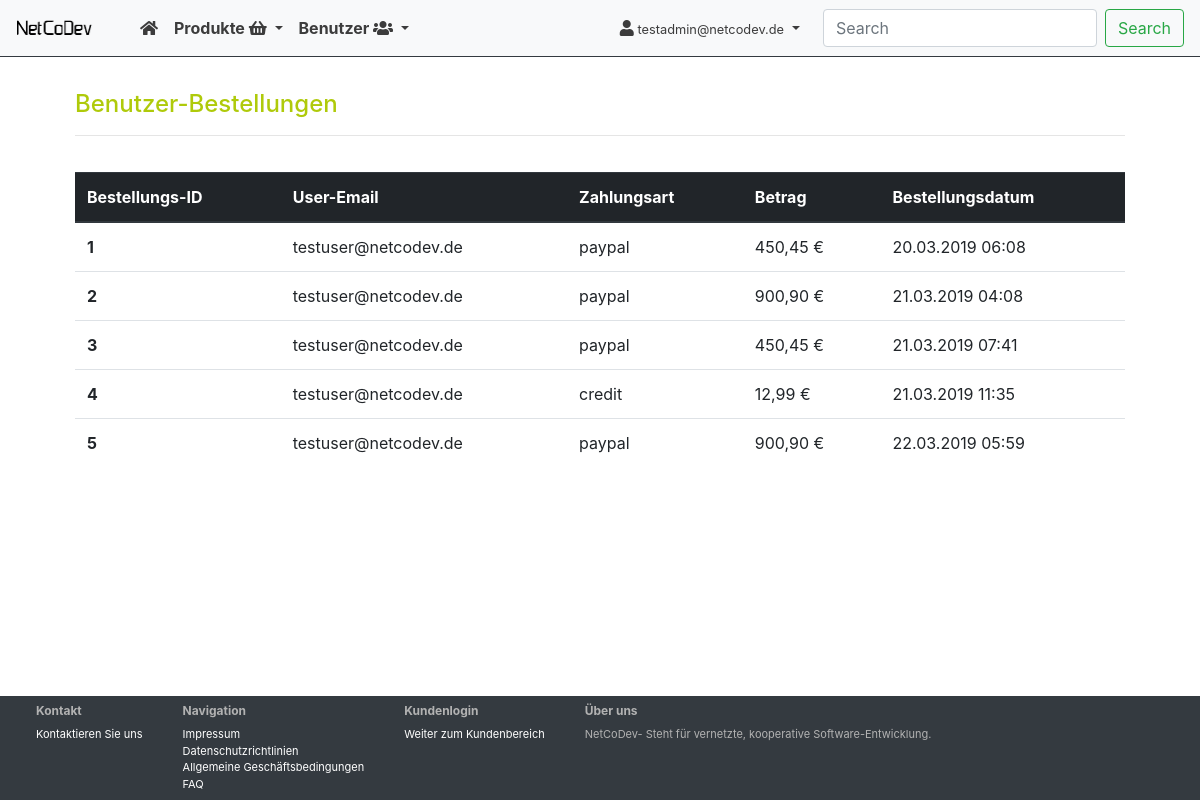
The app's page /index.php?rt=user&act=allOrder (signed in) with its own data.
### tables this page shows
CREATE TABLE `user_order` (
  `id` int(11) NOT NULL,
  `user_id` int(11) NOT NULL,
  `payment_type` varchar(30) NOT NULL,
  `order_price` decimal(10,2) NOT NULL,
  `create_at` timestamp NOT NULL DEFAULT CURRENT_TIMESTAMP
);

CREATE TABLE `user` (
  `id` int(11) NOT NULL,
  `email` varchar(200) NOT NULL,
  `pass` varchar(200) NOT NULL,
  `role` int(1) NOT NULL DEFAULT '0',
  `create_at` timestamp NOT NULL DEFAULT CURRENT_TIMESTAMP
);

### app/config/appConfig.php (called while the page is built, shortened)
<?php
$appConfig = [];
$appConfig['route'] = [
    'public' => [
        'home',
        'login',
        'logout',
        'article',
        'shopcart',
        'order',
        'aboutUs',
        'contact',
    ],
    'private' => [
        'payment',
        'profil',
    ],
    'admin' => [
        'shop',
        'user',
    ],
    'redirect' => [
        'payment' => 'login'
    ],
    'shopFallBack' => [
        'payment',
        'order'
    ],
    'fallback' => 'home',
];
$appConfig['view'] = [
    'url' => 'http://localhost/shop-dummy/index.php',
    'title' => 'NetCoDev / SHOP-Dummy',
    'appTpl' => 'app.tpl'
];
$appConfig['validation'] = [
    'login' => [
        'required' => ['email', 'pass']
    ],
    'articles' => [
        'required' => ['id', 'cat_id', 'article_name', 'article_description', 'price'],
        'optional' => ['image_url', 'delivery_status', 'cat_name', 'description'],
    ],
    'categories' => [
        'required' => ['cat_name', 'description'],
    ],
    'user_order' => [
        'required' => ['user_id', 'payment_type', 'order_price'],
    ],
    'user_order_article' => [
        'required' => ['user_order_id', 'article_id', 'article_price', 'amount'],
    ],
    'articles_map' => [
        'required' => ['article_id', 'cat_id'],
    ],
    'profil' => [
        'required' => ['id', 'email'],
    ],
];

### app/core/AppConfig.php (called while the page is built, shortened)
<?php
class AppConfig
{
    private static $config;
    public static function setConfig ($config)
    {
        self::$config = $config;
    }
    public static function getConfig ($configId = '', $props = [])
    {
        $result = self::$config;
        if (!empty($configId) && isset(self::$config[$configId])) {
            $result = self::$config[$configId];
        }
        return $result;
    }
}

### app/controller/RouteController.php (called while the page is built, shortened)
<?php
class RouteController
{
    private static $instance;
    private $routeUrl;
    private $route;
    private $config;
    public function __construct ()
    {
        $this->config =  AppConfig::getConfig();
        $this->routeUrl = $this->config['view']['url'];
        $this->route = '';
    }
    public static function get_instance()
    {
        if( ! isset(self::$instance)){
            self::$instance = new RouteController();
        }
        return self::$instance;
    }
    public function setRoute ()
    {
        $route = (isset($_GET['rt']) && !empty(trim($_GET['rt']))) ? trim($_GET['rt']) : $this->config['route']['fallback'];
        $route = $this->getShopRoute($route);
        if ($route !== $this->config['route']['fallback']) {
            if (in_array($route, $this->config['route']['public'])) {
                $route = $this->getPublicRoute($route);
            } elseif (in_array($route, $this->config['route']['private'])) {
                $route = $this->getPrivateRoute($route);
            } elseif (in_array($route, $this->config['route']['admin'])) {
                $route = $this->getAdminRoute($route);
            } else {
                AppRedirect::setHeader($this->routeUrl);
            }
        }
        $this->route = $route;
    }
    private function setControllerAct ($controllerClass, $controllerInstance)
    {
        $act = (isset($_GET['act'])) ? 'set' . ucFirst(trim($_GET['act'])) : '';
        if ($act !== '') {
            $methodVariable = array($controllerInstance, $act);
            if (method_exists($controllerClass, $act) && is_callable($methodVariable, true, $callable_name)) {
                $controllerInstance->{$act}();
            }
        }
    }
    public function getRouteController ()
    {
        $controllerClass = ucfirst($this->route).'Controller';
        $controllerInstance = new $controllerClass();
        $this->setControllerAct($controllerClass, $controllerInstance);
        return $controllerInstance;
    }
    private function getAdminRoute ($route)
    {
        return $route;
    }
    private function getShopRoute ($route)
    {
        return $route;
    }
}

### app/core/BaseView.php (called while the page is built)
<?php
class BaseView
{
    private static $instance;
    private $view;
    public function __construct () {
        $this->view = AppConfig::getConfig('view');
    }
    public static function get_instance(){
        if( ! isset(self::$instance)){self::$instance = new BaseView();}
        return self::$instance;
    }
    public function setView ($model)
    {
        if (is_array($model) && !empty($model)) {
            foreach($model as $key => $val) {
                $this->view[$key] = $val;
            }
        }
    }
    public function getView ()
    {
        return $this->view;
    }
}

### app/core/PDOHandler.php (called while the page is built, shortened)
<?php
 class PDOHandler
 {
    private static $instance;
    public function __construct () {
        try {
            $this->DB = new PDO(
                "mysql:host=".DB_HOST.";dbname=".DB_NAME.";charset=utf8",
                DB_USER,
                DB_PASS,
                array(PDO::MYSQL_ATTR_INIT_COMMAND => "SET NAMES 'utf8'")
            );
        } catch (PDOException $e)
        {
            $this->error[] = $e->getMessage();
        }
    }
    public static function get_instance(){
        if( ! isset(self::$instance)){self::$instance = new PDOHandler();}
        return self::$instance;
    }
 }

### app/controller/IndexController.php (called while the page is built, shortened)
<?php
class IndexController
{
    private static $instance;
    private $RouteController;
    private $View;
    private $CatModel;
    public function __construct ($appConfig)
    {
        $this->RouteController = RouteController::get_instance();
        $this->View = BaseView::get_instance();
        $this->CatModel = new CategoriesModel();
    }
    public static function get_instance($appConfig)
    {
        if( ! isset(self::$instance)){self::$instance = new IndexController($appConfig);}
        return self::$instance;
    }
    public function setRouteController ()
    {
        $this->RouteController->setRoute();
        $this->RouteController->setRequest();
        if ($this->RouteController->isRequest()) {
            return false;
        } else {
            $Controller = $this->RouteController->getRouteController();
            $this->View->setView([
                "page" => $this->RouteController->getRoute(),
                "cats" => $this->CatModel->getCategories()
            ]);
            $this->View->setView($Controller->getView());
            return true;
        }
    }
    public function getView ()
    {
        return $this->View->getView();
    }
}

### app/core/BaseModel.php (called while the page is built, shortened)
<?php
class BaseModel extends PDOHandler
 {
    protected $modelDB;
    protected $mysqlConfig;
    public function __construct () {
        $this->modelDB = parent::get_instance();
        $this->mysqlConfig = AppConfig::getConfig('mysql');
    }
    private function getConfigQuery ($sql, $queryId)
    {
        $result = '';
        if (isset($this->mysqlConfig[$sql][$queryId])) {
            $result = $this->mysqlConfig[$sql][$queryId];
        } elseif (!empty($sql) && empty($queryId)) {
            $result = $sql;
        }
        return $result;
    }
    protected function getQuery ($sql, $queryId = '', Array $bindParam=[], Bool $onlyOne = false)
    {
        $results = [];
        if (!$query = $this->getConfigQuery ($sql, $queryId)) {
            return $results;
        }
        try {
            $stat = $this->modelDB->DB->prepare($query);
            if (!empty($bindParam)) {
                $stat->execute($bindParam);
            } else {
                $stat->execute();
            }
            if ( (int) $stat->rowCount() > 0) {
                while($row = $stat->fetch(PDO::FETCH_ASSOC)) {
                    $results[] = $row;
                }
            }
        } catch(PDOExecption $e) {
            $this->modelError[] = $e->getMessage();
        }
        return $results;
    }
 }

### app/model/UserModel.php (called while the page is built, shortened)
<?php
class UserModel extends BaseModel
{
    public function getUserOrder ($id = '')
    {
        if ($id === '') {
            $result = $this->getQuery("select", 'allOrder');
        } else {
            $result = $this->getQuery("select", 'userOrder', [$id]);
        }
        return $result;
    }
}

### app/controller/UserController.php (called while the page is built, shortened)
<?php
class UserController extends BaseController
{
    private $UserModel;
    public function __construct ()
    {
        $this->UserModel = new UserModel();
    }
    public function setAllOrder ()
    {
        $this->setView([
            'pageTitle' => 'Benutzer-Bestellungen',
            'pageAct' => 'allOrder',
            'allOrder' => $this->UserModel->getUserOrder(),
        ]);
    }
}

### app/view/user/content.tpl.php (the view, shortened to what this page needs)
<div class="container">
        <div class="row bottom-buffer">
            <div class="col-12">
                <h1><?=$view['pageTitle'];?></h1>
                <hr>
            </div>
        </div>
        <?php if (isset($view['user'])):?>
        <div class="row bottom-buffer">
            <div class="col-12">
                <table class="table">
                    <thead class="thead-dark">
                        <tr>
                            <th scope="col">ID</th>
                            <th scope="col">User-Email</th>
                            <th scope="col">User-Role</th>
                            <th scope="col">Create At</th>
                        </tr>
                    </thead>
                    <tbody>
                    <?php foreach($view['user'] as $user):?>
                        <tr>
                        <th scope="row"><?=$user['id'];?></th>
                        <td><?=$user['email'];?></td>
                        <td><?php if($user['role'] === '0'):?>Benutzer<?php else:?>Admin<?php endif;?></td>
                        <td><?=$user['createAt'];?></td>
                        </tr>
                    <?php endforeach;?>
                    </tbody>
                </table>
            </div>
        </div>
        <?php else:?>
        <div class="row bottom-buffer">
            <div class="col-12">
                <table class="table">
                    <thead class="thead-dark">
                        <tr>
                            <th scope="col">Bestellungs-ID</th>
                            <th scope="col">User-Email</th>
                            <th scope="col">Zahlungsart</th>
                            <th scope="col">Betrag</th>
                            <th scope="col">Bestellungsdatum</th>
                        </tr>
                    </thead>
                    <tbody>
                    <?php foreach($view['allOrder'] as $order):?>
                        <tr>
                        <th scope="row"><?=$order['id'];?></th>
                        <td><?=$order['email'];?></td>
                        <td><?=$order['payment_type'];?></td>
                        <td><?=str_replace('.',',',$order['order_price']);?> €</td>
                        <td><?=$order['createAt'];?></td>
                        </tr>
                    <?php endforeach;?>
                    </tbody>
                </table>
            </div>
        </div>
        <?php endif;?>
    </div>

### public/css/app.css (style rules this page uses)
body { height: 101% !important; overflow: -moz-scrollbars-vertical; overflow-y: scroll; }
table { width: 100%; }
h1 { color: #afca0a; font-size: 1.5em; }
.bottom-buffer { margin-bottom:20px; }

### records on screen
user_order: id "1", user.email "testuser@netcodev.de", payment_type "paypal", order_price "450,45", createAt "20.03.2019 06:08"
user_order: id "2", user.email "testuser@netcodev.de", payment_type "paypal", order_price "900,90", createAt "21.03.2019 04:08"
user_order: id "3", user.email "testuser@netcodev.de", payment_type "paypal", order_price "450,45", createAt "21.03.2019 07:41"
user_order: id "4", user.email "testuser@netcodev.de", payment_type "credit", order_price "12,99", createAt "21.03.2019 11:35"
user_order: id "5", user.email "testuser@netcodev.de", payment_type "paypal", order_price "900,90", createAt "22.03.2019 05:59"

### other values on screen
$_SESSION['user'] "testadmin@netcodev.de"
$view['pageTitle'] "Benutzer-Bestellungen"
